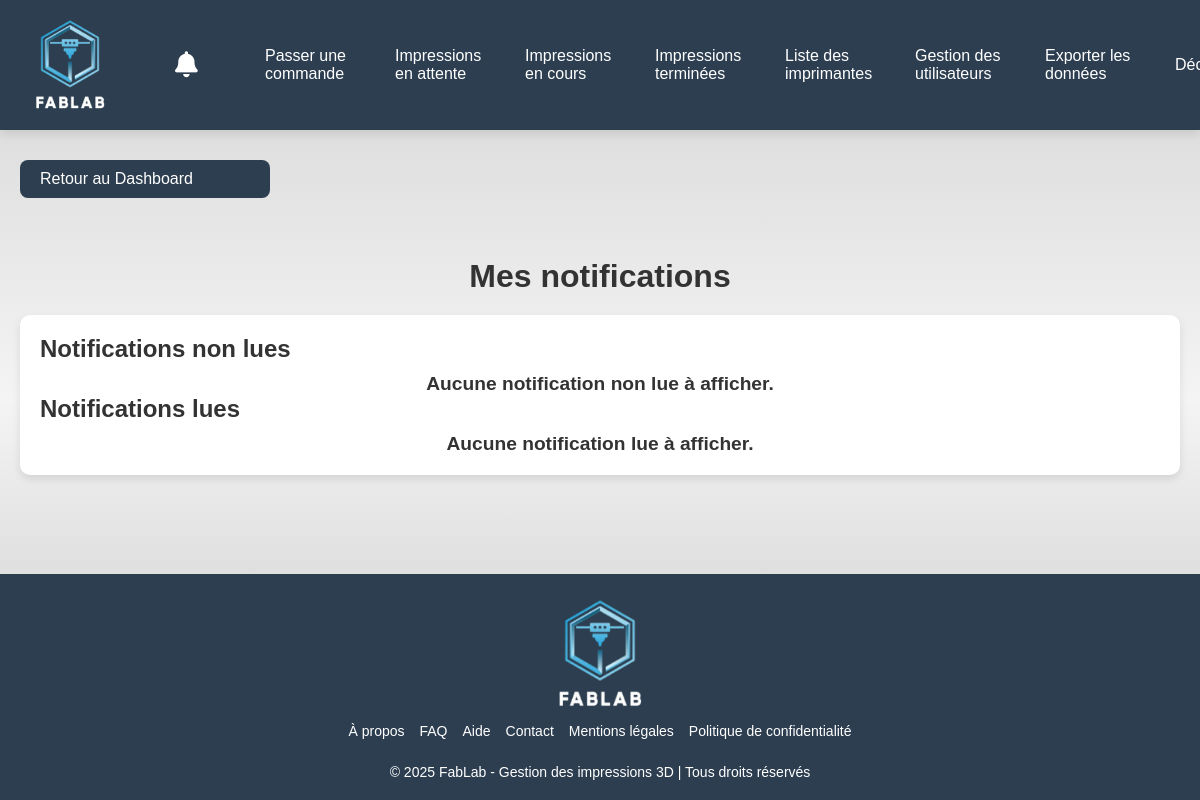
The app's page /backend/views/notification-admin.php (signed in), older data.
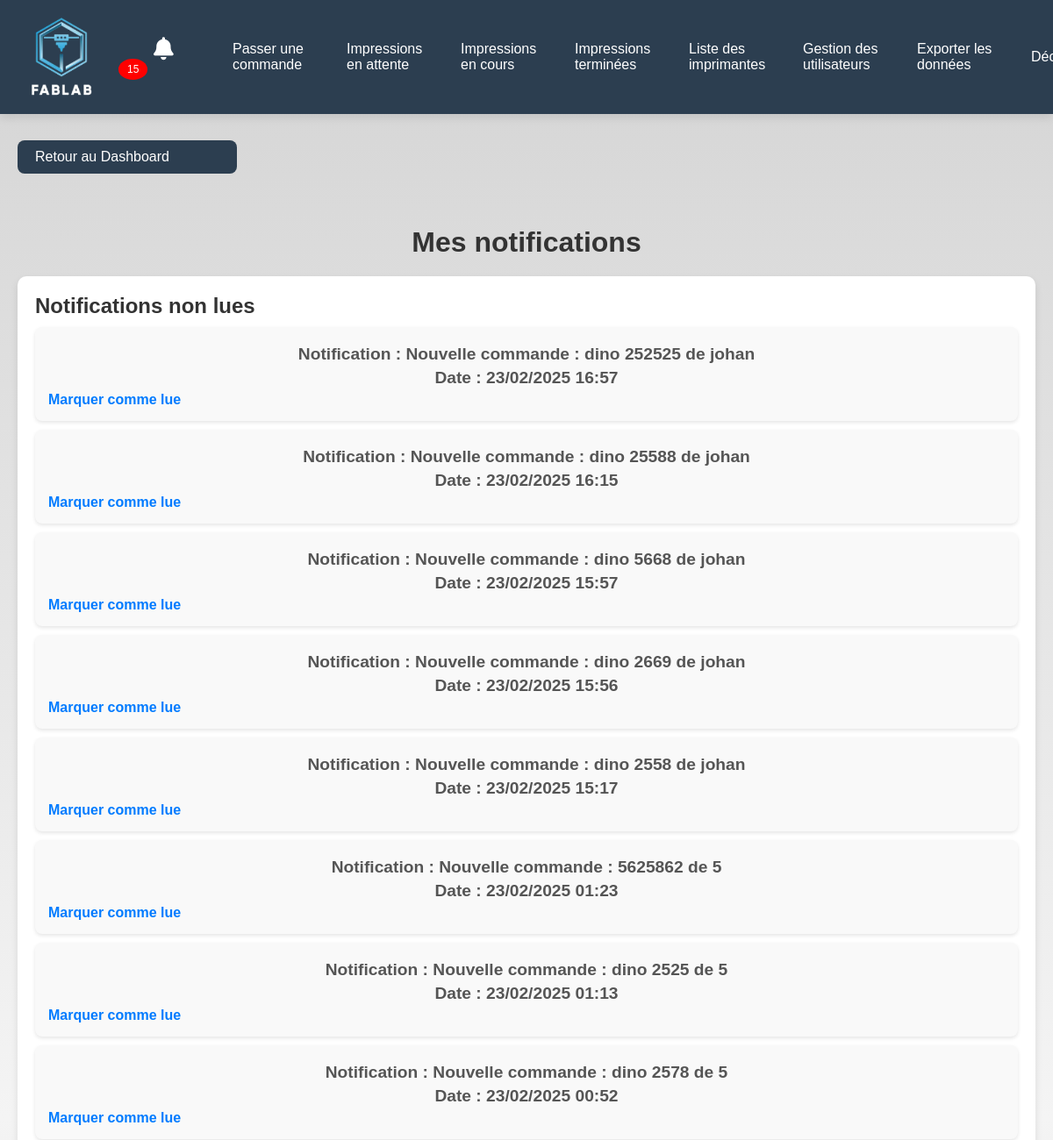
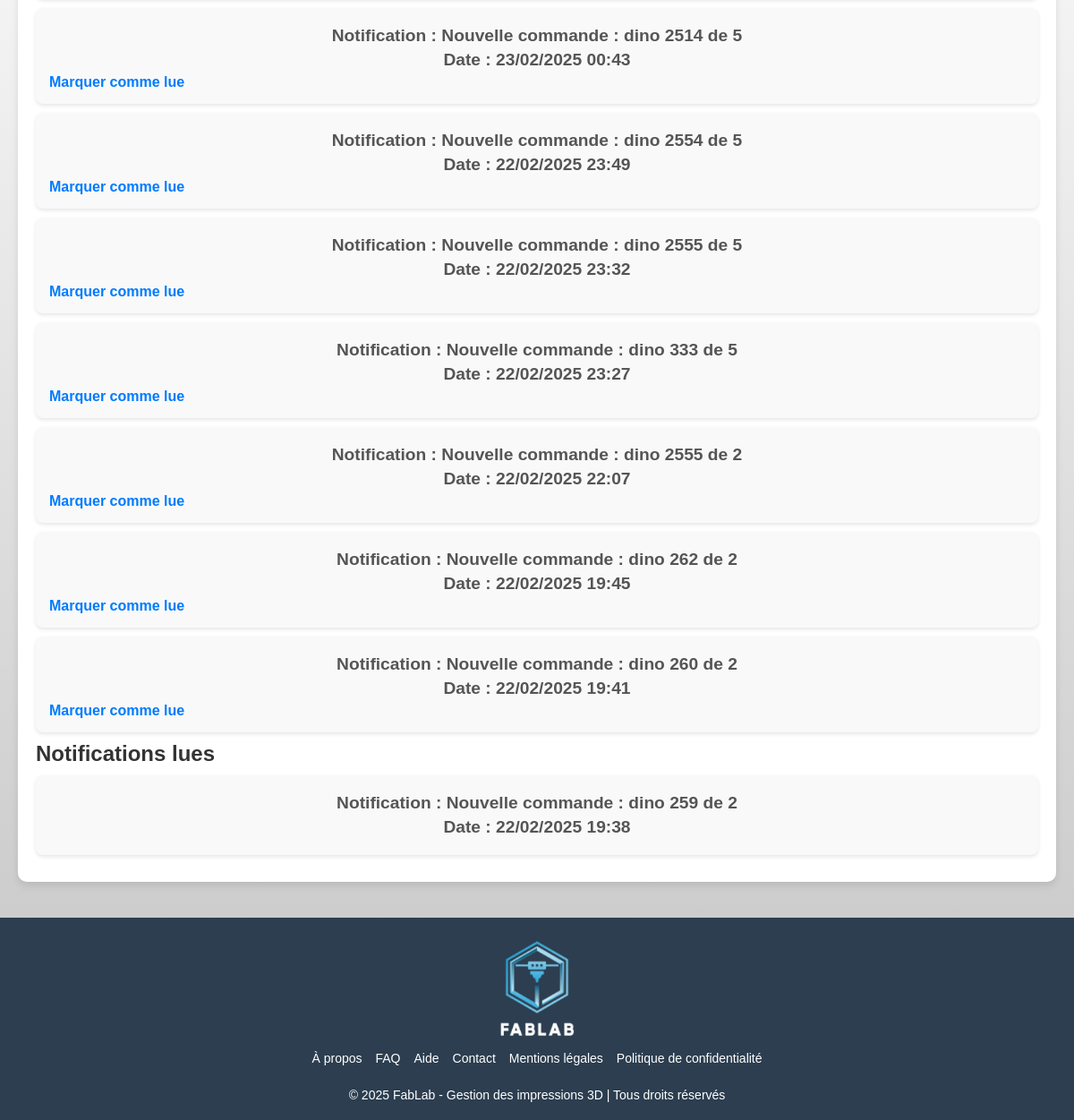
The same page, newer data (2 pictures, top to bottom).
### tables this page shows
CREATE TABLE IF NOT EXISTS `notifications` (
  `id` int NOT NULL AUTO_INCREMENT,
  `user_id` int DEFAULT NULL,
  `message` varchar(255) DEFAULT NULL,
  `status` enum('unread','read') DEFAULT 'unread',
  `created_at` timestamp NULL DEFAULT CURRENT_TIMESTAMP,
  PRIMARY KEY (`id`),
  KEY `user_id` (`user_id`)
);

### backend/views/notification-admin.php (the view, shortened to what this page needs)
<?php
include '../db/config.php';
$user_id = $_SESSION["user_id"];
$stmtUnread = $pdo->prepare("SELECT * FROM notifications WHERE user_id = ? AND status = 'unread' ORDER BY created_at DESC");
$stmtUnread->execute([$user_id]);
$notificationsUnread = $stmtUnread->fetchAll();
$stmtRead = $pdo->prepare("SELECT * FROM notifications WHERE user_id = ? AND status = 'read' ORDER BY created_at DESC");
$stmtRead->execute([$user_id]);
$notificationsRead = $stmtRead->fetchAll();
?>
<!DOCTYPE html>
<html lang="fr">
<head>
    <link rel="stylesheet" href="/public/assets/css/header.css">
    <link rel="stylesheet" href="/public/assets/css/notification.css">
    <link rel="stylesheet" href="/public/assets/css/footer.css">
</head>
<body>
<?php include '../../backend/includes/header.php'; ?>
<a href="/backend/views/dashboard-admin.php" class="back-btn">Retour au Dashboard</a>
<div class="container">
    <div id="notification">
        <h2>Mes notifications</h2>
        <div id="notification-box">
            <h3>Notifications non lues</h3>
            <ul id="notifications-list">
                <?php
                if (empty($notificationsUnread)) {
                    echo "<p>Aucune notification non lue à afficher.</p>";
                } else {
                    foreach ($notificationsUnread as $notification) { ?>
                        <li>
                            <p><strong>Notification :</strong> <?php echo $notification['message']; ?></p>
                            <p><strong>Date :</strong> <?php echo date("d/m/Y H:i", strtotime($notification['created_at'])); ?></p>
                            <a href="notification-admin.php?notification_id=<?php echo $notification['id']; ?>">Marquer comme lue</a>
                        </li>
                    <?php }
                }
                ?>
            </ul>
            <h3>Notifications lues</h3>
            <ul id="notifications-list">
                <?php
                if (empty($notificationsRead)) {
                    echo "<p>Aucune notification lue à afficher.</p>";
                } else {
                    foreach ($notificationsRead as $notification) { ?>
                        <li>
                            <p><strong>Notification :</strong> <?php echo $notification['message']; ?></p>
                            <p><strong>Date :</strong> <?php echo date("d/m/Y H:i", strtotime($notification['created_at'])); ?></p>
                        </li>
                    <?php }
                }
                ?>
            </ul>
        </div>
    </div>
</div>
<?php include '../../backend/includes/footer.php'; ?>
</body>
</html>

### backend/includes/header.php (shortened to what this page needs)
<?php
include '../db/config.php';
if (isset($_SESSION["user_id"])) {
    $user_id = $_SESSION["user_id"];
    $stmtUnreadCount = $pdo->prepare("SELECT COUNT(*) FROM notifications WHERE user_id = ? AND status = 'unread'");
    $stmtUnreadCount->execute([$user_id]);
    $unreadCount = $stmtUnreadCount->fetchColumn();
} else {
    $unreadCount = 0;
}
?>
<!DOCTYPE html>
<html lang="fr">
<head>
    <link rel="stylesheet" href="/public/assets/css/header.css">
    <link rel="stylesheet" href="/public/assets/css/index.css">
    <link rel="stylesheet" href="https://cdnjs.cloudflare.com/ajax/libs/font-awesome/6.0.0-beta3/css/all.min.css">
</head>
<body>
    <header>
        <nav class="navbar">
            <div class="nav-container">
                <a href="/backend/views/index.php" class="logo">
                    <img src="/public/assets/images/logo-FabLab.png" alt="FabLab Logo">
                </a>
                <div class="nav-links">
                    <?php if (!isset($_SESSION['user_id'])): ?>
                        <a href="/backend/views/login.php">Connexion</a>
                    <?php else: ?>
                        <?php if ($_SESSION['role'] === 'admin'): ?>
                            <a href="/backend/views/notification-admin.php">
                                <i class="fas fa-bell"></i>
                                <?php if ($unreadCount > 0) { ?>
                                    <span class="notification-badge"><?php echo $unreadCount; ?></span>
                                <?php } ?>
                            </a>
                            <a href="/backend/views/commande.php">Passer une commande</a>
                            <a href="/backend/views/attentes.php">Impressions en attente</a>
                            <a href="/backend/views/cours.php">Impressions en cours</a>
                            <a href="/backend/views/terminees.php">Impressions terminées</a>
                            <a href="/backend/views/imprimantes.php">Liste des imprimantes</a>
                            <a href="/backend/views/gestion.php">Gestion des utilisateurs</a>
                            <a href="/backend/views/export.php">Exporter les données</a>
                            <a href="/backend/controllers/logout.php">Déconnexion</a>
                        <?php endif; ?>
                    <?php endif; ?>
                </div>
            </div>
        </nav>
    </header>
</body>
</html>

### backend/includes/footer.php (shortened to what this page needs)
<footer>
    <div class="footer-container">
        <div class="footer-top">
            <div class="footer-logo">
                <img src="/public/assets/images/logo-FabLab.png" alt="FabLab Logo">
            </div>
            <div class="footer-links">
                <a href="/about">À propos</a>
                <a href="/faq">FAQ</a>
                <a href="/help">Aide</a>
                <a href="/contact">Contact</a>
                <a href="/terms">Mentions légales</a>
                <a href="/privacy">Politique de confidentialité</a>
            </div>
        </div>
        <div class="footer-bottom">
            <p>&copy; 2025 FabLab - Gestion des impressions 3D | Tous droits réservés</p>
        </div>
    </div>
</footer>
</body>
</html>

### public/assets/css/header.css (style rules this page uses)
.navbar { background-color: #2c3e50; padding: 15px 20px; display: flex; justify-content: space-between; align-items: center; box-shadow: 0 4px 10px rgba(0, 0, 0, 0.1); }
.nav-container { display: flex; align-items: center; justify-content: space-between; width: 100%; }
.logo img { width: 100px; height: auto; }
.nav-links { display: flex; align-items: center; }
.nav-links a { color: white; text-decoration: none; font-size: 16px; width: 100px; margin: 0 15px; position: relative; font-weight: 500; transition: color 0.3s ease, padding-bottom 0.3s ease; }
.nav-links a:last-child { margin-right: 0; }
.fas.fa-bell { font-size: 26px; margin-left: 40px; }
.notification-badge { background-color: red; color: white; padding: 5px 10px; border-radius: 50%; position: sticky; top: -5px; right: -5px; font-size: 12px; }

### public/assets/css/notification.css (style rules this page uses)
body { font-family: Arial, sans-serif; background-color: #f4f4f4; margin: 0; padding: 0; }
.container { width: 80%; margin: 20px auto; }
#notification h2 { font-size: 2em; color: #333; text-align: center; margin-bottom: 20px; }
#notification-box { background-color: #fff; border-radius: 10px; box-shadow: 0 4px 8px rgba(0, 0, 0, 0.1); padding: 20px; }
#notifications-list { list-style-type: none; padding: 0; margin: 0; }
#notifications-list li { background-color: #f9f9f9; padding: 15px; border-radius: 8px; margin-bottom: 10px; box-shadow: 0 2px 4px rgba(0, 0, 0, 0.1); transition: background-color 0.3s ease; }
#notifications-list li a { color: #007bff; text-decoration: none; font-weight: bold; }
h3 { font-size: 1.5em; margin-bottom: 10px; color: #333; }
#notifications-list li p { margin: 5px 0; color: #555; }
#notifications-list li p strong { font-weight: bold; }
#notification-box p { text-align: center; font-size: 1.2em; color: #333; font-weight: bold; }
.back-btn { display: inline-block; margin-bottom: 20px; background-color: #2c3e50; color: white; margin-top: 30px; margin-left: 20px; padding: 10px 20px; border-radius: 8px; text-decoration: none; font-size: 16px; transition: background-color 0.3s; width: 250px; }

### public/assets/css/footer.css (style rules this page uses)
html, body { height: 100%; margin: 0; padding: 0; display: flex; flex-direction: column; }
.container { flex: 1; display: flex; flex-direction: column; }
footer { background-color: #2c3e50; color: white; padding: 20px 0; width: 100%; text-align: center; }
.footer-container { width: 90%; max-width: 1200px; margin: auto; display: flex; flex-direction: column; align-items: center; justify-content: center; }
.footer-top { display: flex; flex-direction: column; align-items: center; margin-bottom: 15px; }
.footer-logo img { width: 120px; margin-bottom: 10px; }
.footer-links { display: flex; flex-wrap: wrap; justify-content: center; gap: 15px; }
.footer-links a { color: white; text-decoration: none; font-size: 14px; font-weight: 500; transition: color 0.3s ease; }
.footer-bottom { margin-top: 10px; font-size: 14px; }

### public/assets/css/index.css (style rules this page uses)
* { margin: 0; padding: 0; box-sizing: border-box; }
html, body { width: 100%; font-family: Arial, sans-serif; background: linear-gradient(to bottom, #d4d4d4, #f4f4f4, #c4c4c4); overflow-x: hidden; }
.container { display: flex; flex-direction: column; width: 100%; height: auto; padding: 20px; }

Row changes from the older to the newer data that the page shows:
added notifications: message "Nouvelle commande : dino 252525 de johan", created_at "23/02/2025 16:57", shown under "Notifications non lues"
added notifications: message "Nouvelle commande : dino 25588 de johan", created_at "23/02/2025 16:15", shown under "Notifications non lues"
added notifications: message "Nouvelle commande : dino 5668 de johan", created_at "23/02/2025 15:57", shown under "Notifications non lues"
added notifications: message "Nouvelle commande : dino 2669 de johan", created_at "23/02/2025 15:56", shown under "Notifications non lues"
added notifications: message "Nouvelle commande : dino 2558 de johan", created_at "23/02/2025 15:17", shown under "Notifications non lues"
added notifications: message "Nouvelle commande : 5625862 de 5", created_at "23/02/2025 01:23", shown under "Notifications non lues"
added notifications: message "Nouvelle commande : dino 2525 de 5", created_at "23/02/2025 01:13", shown under "Notifications non lues"
added notifications: message "Nouvelle commande : dino 2578 de 5", created_at "23/02/2025 00:52", shown under "Notifications non lues"
added notifications: message "Nouvelle commande : dino 2514 de 5", created_at "23/02/2025 00:43", shown under "Notifications non lues"
added notifications: message "Nouvelle commande : dino 2554 de 5", created_at "22/02/2025 23:49", shown under "Notifications non lues"
added notifications: message "Nouvelle commande : dino 2555 de 5", created_at "22/02/2025 23:32", shown under "Notifications non lues"
added notifications: message "Nouvelle commande : dino 333 de 5", created_at "22/02/2025 23:27", shown under "Notifications non lues"
added notifications: message "Nouvelle commande : dino 2555 de 2", created_at "22/02/2025 22:07", shown under "Notifications non lues"
added notifications: message "Nouvelle commande : dino 262 de 2", created_at "22/02/2025 19:45", shown under "Notifications non lues"
added notifications: message "Nouvelle commande : dino 260 de 2", created_at "22/02/2025 19:41", shown under "Notifications non lues"
added notifications: message "Nouvelle commande : dino 259 de 2", created_at "22/02/2025 19:38", shown under "Notifications lues"
Text that changed along with them:
$unreadCount: (not shown) → "15"
text no longer shown: "Aucune notification non lue à afficher. Aucune notification lue à afficher."
